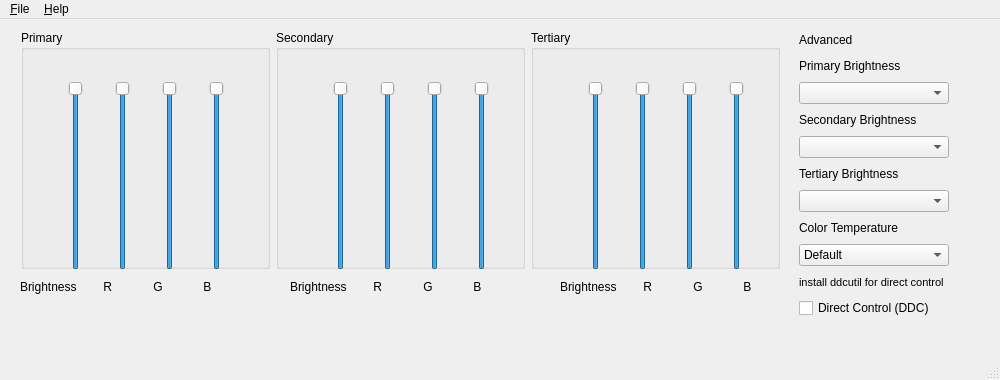
<?xml version="1.0" encoding="UTF-8"?>
<ui version="4.0">
 <class>MainWindow</class>
 <widget class="QMainWindow" name="MainWindow">
  <property name="geometry">
   <rect>
    <x>0</x>
    <y>0</y>
    <width>1000</width>
    <height>380</height>
   </rect>
  </property>
  <property name="minimumSize">
   <size>
    <width>1000</width>
    <height>380</height>
   </size>
  </property>
  <property name="maximumSize">
   <size>
    <width>1000</width>
    <height>380</height>
   </size>
  </property>
  <property name="windowTitle">
   <string>Brightness Controller</string>
  </property>
  <property name="documentMode">
   <bool>true</bool>
  </property>
  <widget class="QWidget" name="centralWidget">
   <widget class="QWidget" name="horizontalLayoutWidget">
    <property name="geometry">
     <rect>
      <x>10</x>
      <y>0</y>
      <width>781</width>
      <height>261</height>
     </rect>
    </property>
    <layout class="QHBoxLayout" name="horizontalLayout">
     <item>
      <widget class="QGroupBox" name="groupBox_2">
       <property name="title">
        <string>Primary</string>
       </property>
       <widget class="QWidget" name="horizontalLayoutWidget_2">
        <property name="geometry">
         <rect>
          <x>10</x>
          <y>40</y>
          <width>231</width>
          <height>211</height>
         </rect>
        </property>
        <layout class="QHBoxLayout" name="horizontalLayout_2">
         <item>
          <widget class="QSlider" name="primary_brightness">
           <property name="maximum">
            <number>99</number>
           </property>
           <property name="value">
            <number>99</number>
           </property>
           <property name="orientation">
            <enum>Qt::Vertical</enum>
           </property>
          </widget>
         </item>
         <item>
          <widget class="QSlider" name="primary_red">
           <property name="value">
            <number>99</number>
           </property>
           <property name="orientation">
            <enum>Qt::Vertical</enum>
           </property>
          </widget>
         </item>
         <item>
          <widget class="QSlider" name="primary_green">
           <property name="value">
            <number>99</number>
           </property>
           <property name="orientation">
            <enum>Qt::Vertical</enum>
           </property>
          </widget>
         </item>
         <item>
          <widget class="QSlider" name="primary_blue">
           <property name="value">
            <number>99</number>
           </property>
           <property name="orientation">
            <enum>Qt::Vertical</enum>
           </property>
          </widget>
         </item>
        </layout>
       </widget>
      </widget>
     </item>
     <item>
      <widget class="QGroupBox" name="groupBox">
       <property name="title">
        <string>Secondary</string>
       </property>
       <widget class="QWidget" name="horizontalLayoutWidget_3">
        <property name="geometry">
         <rect>
          <x>20</x>
          <y>40</y>
          <width>231</width>
          <height>211</height>
         </rect>
        </property>
        <layout class="QHBoxLayout" name="horizontalLayout_3">
         <item>
          <widget class="QSlider" name="secondary_brightness">
           <property name="value">
            <number>99</number>
           </property>
           <property name="orientation">
            <enum>Qt::Vertical</enum>
           </property>
          </widget>
         </item>
         <item>
          <widget class="QSlider" name="secondary_red">
           <property name="contextMenuPolicy">
            <enum>Qt::CustomContextMenu</enum>
           </property>
           <property name="value">
            <number>99</number>
           </property>
           <property name="orientation">
            <enum>Qt::Vertical</enum>
           </property>
          </widget>
         </item>
         <item>
          <widget class="QSlider" name="secondary_green">
           <property name="value">
            <number>99</number>
           </property>
           <property name="orientation">
            <enum>Qt::Vertical</enum>
           </property>
          </widget>
         </item>
         <item>
          <widget class="QSlider" name="secondary_blue">
           <property name="value">
            <number>99</number>
           </property>
           <property name="orientation">
            <enum>Qt::Vertical</enum>
           </property>
          </widget>
         </item>
        </layout>
       </widget>
      </widget>
     </item>
     <item>
      <widget class="QGroupBox" name="groupBox_3">
       <property name="title">
        <string>Tertiary</string>
       </property>
       <widget class="QWidget" name="horizontalLayoutWidget_4">
        <property name="geometry">
         <rect>
          <x>20</x>
          <y>40</y>
          <width>231</width>
          <height>211</height>
         </rect>
        </property>
        <layout class="QHBoxLayout" name="horizontalLayout_4">
         <item>
          <widget class="QSlider" name="tertiary_brightness">
           <property name="value">
            <number>99</number>
           </property>
           <property name="orientation">
            <enum>Qt::Vertical</enum>
           </property>
          </widget>
         </item>
         <item>
          <widget class="QSlider" name="tertiary_red">
           <property name="contextMenuPolicy">
            <enum>Qt::CustomContextMenu</enum>
           </property>
           <property name="value">
            <number>99</number>
           </property>
           <property name="orientation">
            <enum>Qt::Vertical</enum>
           </property>
          </widget>
         </item>
         <item>
          <widget class="QSlider" name="tertiary_green">
           <property name="value">
            <number>99</number>
           </property>
           <property name="orientation">
            <enum>Qt::Vertical</enum>
           </property>
          </widget>
         </item>
         <item>
          <widget class="QSlider" name="tertiary_blue">
           <property name="value">
            <number>99</number>
           </property>
           <property name="orientation">
            <enum>Qt::Vertical</enum>
           </property>
          </widget>
         </item>
        </layout>
       </widget>
      </widget>
     </item>
    </layout>
   </widget>
   <widget class="QLabel" name="label">
    <property name="geometry">
     <rect>
      <x>20</x>
      <y>260</y>
      <width>71</width>
      <height>16</height>
     </rect>
    </property>
    <property name="text">
     <string>Brightness</string>
    </property>
   </widget>
   <widget class="QLabel" name="label_2">
    <property name="geometry">
     <rect>
      <x>100</x>
      <y>260</y>
      <width>21</width>
      <height>16</height>
     </rect>
    </property>
    <property name="text">
     <string> R</string>
    </property>
   </widget>
   <widget class="QLabel" name="label_3">
    <property name="geometry">
     <rect>
      <x>150</x>
      <y>260</y>
      <width>21</width>
      <height>16</height>
     </rect>
    </property>
    <property name="text">
     <string> G</string>
    </property>
   </widget>
   <widget class="QLabel" name="label_4">
    <property name="geometry">
     <rect>
      <x>200</x>
      <y>260</y>
      <width>16</width>
      <height>16</height>
     </rect>
    </property>
    <property name="text">
     <string> B</string>
    </property>
   </widget>
   <widget class="QLabel" name="label_5">
    <property name="geometry">
     <rect>
      <x>290</x>
      <y>260</y>
      <width>71</width>
      <height>16</height>
     </rect>
    </property>
    <property name="text">
     <string>Brightness</string>
    </property>
   </widget>
   <widget class="QLabel" name="label_6">
    <property name="geometry">
     <rect>
      <x>370</x>
      <y>260</y>
      <width>21</width>
      <height>16</height>
     </rect>
    </property>
    <property name="text">
     <string> R</string>
    </property>
   </widget>
   <widget class="QLabel" name="label_7">
    <property name="geometry">
     <rect>
      <x>420</x>
      <y>260</y>
      <width>21</width>
      <height>16</height>
     </rect>
    </property>
    <property name="text">
     <string> G</string>
    </property>
   </widget>
   <widget class="QLabel" name="label_8">
    <property name="geometry">
     <rect>
      <x>470</x>
      <y>260</y>
      <width>16</width>
      <height>16</height>
     </rect>
    </property>
    <property name="text">
     <string> B</string>
    </property>
   </widget>
   <widget class="QLabel" name="label_13">
    <property name="geometry">
     <rect>
      <x>560</x>
      <y>260</y>
      <width>71</width>
      <height>16</height>
     </rect>
    </property>
    <property name="text">
     <string>Brightness</string>
    </property>
   </widget>
   <widget class="QLabel" name="label_14">
    <property name="geometry">
     <rect>
      <x>640</x>
      <y>260</y>
      <width>21</width>
      <height>16</height>
     </rect>
    </property>
    <property name="text">
     <string> R</string>
    </property>
   </widget>
   <widget class="QLabel" name="label_15">
    <property name="geometry">
     <rect>
      <x>690</x>
      <y>260</y>
      <width>21</width>
      <height>16</height>
     </rect>
    </property>
    <property name="text">
     <string> G</string>
    </property>
   </widget>
   <widget class="QLabel" name="label_16">
    <property name="geometry">
     <rect>
      <x>740</x>
      <y>260</y>
      <width>16</width>
      <height>16</height>
     </rect>
    </property>
    <property name="text">
     <string> B</string>
    </property>
   </widget>
   <widget class="QWidget" name="verticalLayoutWidget">
    <property name="geometry">
     <rect>
      <x>799</x>
      <y>0</y>
      <width>191</width>
      <height>310</height>
     </rect>
    </property>
    <layout class="QVBoxLayout" name="verticalLayout">
     <property name="sizeConstraint">
      <enum>QLayout::SetDefaultConstraint</enum>
     </property>
     <property name="leftMargin">
      <number>0</number>
     </property>
     <property name="rightMargin">
      <number>0</number>
     </property>
     <item>
      <widget class="QLabel" name="label_9">
       <property name="text">
        <string>Advanced</string>
       </property>
      </widget>
     </item>
     <item>
      <widget class="QLabel" name="label_12">
       <property name="sizePolicy">
        <sizepolicy hsizetype="Preferred" vsizetype="Preferred">
         <horstretch>0</horstretch>
         <verstretch>0</verstretch>
        </sizepolicy>
       </property>
       <property name="text">
        <string>Primary Brightness</string>
       </property>
      </widget>
     </item>
     <item>
      <widget class="QComboBox" name="primary_combobox">
       <property name="sizePolicy">
        <sizepolicy hsizetype="Minimum" vsizetype="Minimum">
         <horstretch>0</horstretch>
         <verstretch>0</verstretch>
        </sizepolicy>
       </property>
       <property name="maximumSize">
        <size>
         <width>150</width>
         <height>28</height>
        </size>
       </property>
      </widget>
     </item>
     <item>
      <widget class="QLabel" name="label_11">
       <property name="text">
        <string>Secondary Brightness</string>
       </property>
      </widget>
     </item>
     <item>
      <widget class="QComboBox" name="secondary_combo">
       <property name="maximumSize">
        <size>
         <width>150</width>
         <height>28</height>
        </size>
       </property>
       <property name="toolTip">
        <string>&lt;html&gt;&lt;head/&gt;&lt;body&gt;&lt;p&gt;You can select the source of Secondary Brightness Here.&lt;/p&gt;&lt;/body&gt;&lt;/html&gt;</string>
       </property>
      </widget>
     </item>
     <item>
      <widget class="QLabel" name="label_17">
       <property name="text">
        <string>Tertiary Brightness</string>
       </property>
      </widget>
     </item>
     <item>
      <widget class="QComboBox" name="tertiary_combo">
       <property name="maximumSize">
        <size>
         <width>150</width>
         <height>28</height>
        </size>
       </property>
       <property name="toolTip">
        <string>&lt;html&gt;&lt;head/&gt;&lt;body&gt;&lt;p&gt;You can select the source of Tertiary Brightness Here.&lt;/p&gt;&lt;/body&gt;&lt;/html&gt;</string>
       </property>
      </widget>
     </item>
     <item>
      <widget class="QLabel" name="label_10">
       <property name="text">
        <string>Color Temperature</string>
       </property>
      </widget>
     </item>
     <item>
      <widget class="QComboBox" name="comboBox">
       <property name="maximumSize">
        <size>
         <width>150</width>
         <height>28</height>
        </size>
       </property>
       <item>
        <property name="text">
         <string>Default</string>
        </property>
       </item>
       <item>
        <property name="text">
         <string>1900K Candle</string>
        </property>
       </item>
       <item>
        <property name="text">
         <string>2600K 40W Tungsten</string>
        </property>
       </item>
       <item>
        <property name="text">
         <string>2850K 100W Tungsten</string>
        </property>
       </item>
       <item>
        <property name="text">
         <string>3200K Halogen</string>
        </property>
       </item>
       <item>
        <property name="text">
         <string>5200K Carbon Arc</string>
        </property>
       </item>
       <item>
        <property name="text">
         <string>5400K High Noon</string>
        </property>
       </item>
       <item>
        <property name="text">
         <string>6000K Direct Sun</string>
        </property>
       </item>
       <item>
        <property name="text">
         <string>7000K Overcast Sky</string>
        </property>
       </item>
       <item>
        <property name="text">
         <string>20000K Clear Blue Sky</string>
        </property>
       </item>
      </widget>
     </item>
     <item>
      <widget class="QLabel" name="ddcutilsNotInstalled">
       <property name="font">
        <font>
         <pointsize>8</pointsize>
        </font>
       </property>
       <property name="text">
        <string>install ddcutil for direct control</string>
       </property>
      </widget>
     </item>
     <item>
      <widget class="QCheckBox" name="directControlBox">
       <property name="text">
        <string>Direct Control (DDC)</string>
       </property>
      </widget>
     </item>
    </layout>
   </widget>
  </widget>
  <widget class="QStatusBar" name="statusBar"/>
  <widget class="QMenuBar" name="menuBar">
   <property name="geometry">
    <rect>
     <x>0</x>
     <y>0</y>
     <width>701</width>
     <height>32</height>
    </rect>
   </property>
   <widget class="QMenu" name="menuFile">
    <property name="title">
     <string>&amp;File</string>
    </property>
    <addaction name="actionSave"/>
    <addaction name="actionDefault"/>
    <addaction name="actionClearDefault"/>
    <addaction name="actionLoad"/>
    <addaction name="separator"/>
    <addaction name="actionExit"/>
   </widget>
   <widget class="QMenu" name="menuHelp">
    <property name="title">
     <string>&amp;Help</string>
    </property>
    <addaction name="actionHelp"/>
    <addaction name="actionAbout"/>
    <addaction name="actionLicense"/>
    <addaction name="actionCheck_for_update"/>
   </widget>
   <addaction name="menuFile"/>
   <addaction name="menuHelp"/>
  </widget>
  <action name="actionExit">
   <property name="text">
    <string>E&amp;xit</string>
   </property>
  </action>
  <action name="actionHelp">
   <property name="text">
    <string>&amp;Help</string>
   </property>
  </action>
  <action name="actionAbout">
   <property name="text">
    <string>&amp;About</string>
   </property>
  </action>
  <action name="actionLicense">
   <property name="text">
    <string>&amp;License</string>
   </property>
  </action>
  <action name="actionSave">
   <property name="text">
    <string>&amp;Save current settings</string>
   </property>
   <property name="visible">
    <bool>true</bool>
   </property>
  </action>
  <action name="actionLoad">
   <property name="text">
    <string>&amp;Load settings</string>
   </property>
   <property name="visible">
    <bool>true</bool>
   </property>
  </action>
  <action name="actionCheck_for_update">
   <property name="enabled">
    <bool>false</bool>
   </property>
   <property name="text">
    <string>&amp;Check for Update</string>
   </property>
  </action>
  <action name="actionDefault">
   <property name="text">
    <string>Save current as default</string>
   </property>
  </action>
  <action name="actionClearDefault">
   <property name="text">
    <string>&amp;Clear default settings</string>
   </property>
   <property name="visible">
    <bool>false</bool>
   </property>
  </action>
 </widget>
 <layoutdefault spacing="6" margin="11"/>
 <resources/>
 <connections/>
</ui>
